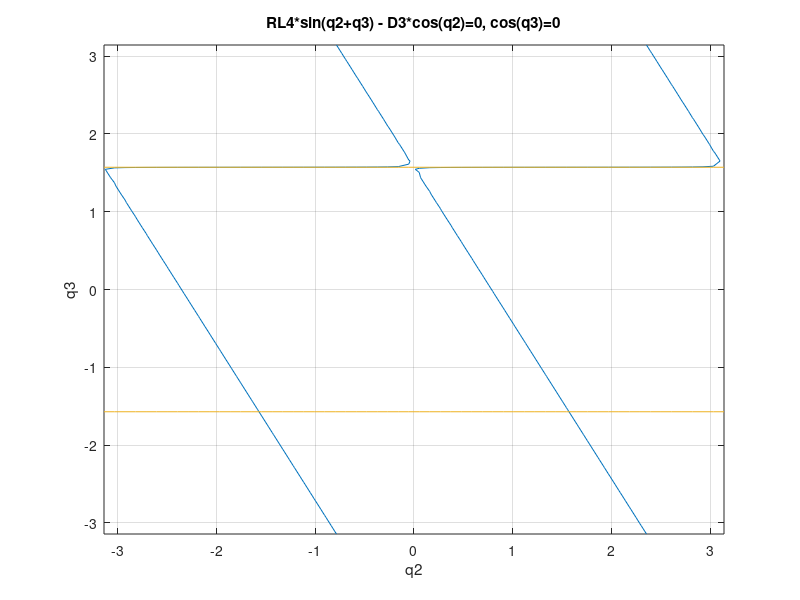
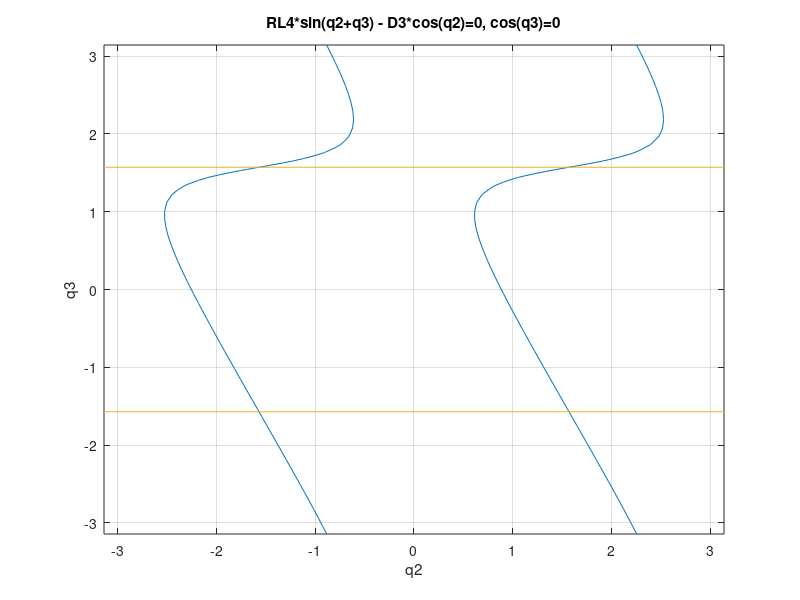

Here is the MATLAB script that generated these plots, in order:
%plot of singularities using matlab function "ezplot"

%% First case
RL4=.45;
D3=.45; 
figure(1)
ezplot(@(q2,q3) (RL4*sin(q2+q3) - D3*cos(q2)), [-pi pi])
grid on   %display the two singularities together
hold on 
ezplot(@(q2,q3) cos(q3), [-pi pi])
grid on
title(['RL4*sin(q2+q3) - D3*cos(q2)=0, cos(q3)=0'])
%% Second case
RL4=.45;
D3=.55;
figure(2)
ezplot(@(q2,q3) (RL4*sin(q2+q3) - D3*cos(q2)), [-pi pi])
grid on 
hold on   %display the two singularities together
ezplot(@(q2,q3) cos(q3), [-pi pi])
grid on
title(['RL4*sin(q2+q3) - D3*cos(q2)=0, cos(q3)=0'])